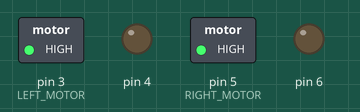
The sketch below on a simulated Arduino Uno, built with avr-gcc and run on an emulated ATmega328P. Parts: switched loads named in the sketch (green lamp = pin HIGH), output pins drawn as LEDs (lit = HIGH).

Above: at 0.1 s.
Timing chart, 0 to 1.6 s (numbered marks = the images above):
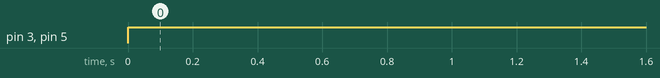

Measured:
- by itself, pin 3 (LEFT_MOTOR), pin 5 (RIGHT_MOTOR): LOW → HIGH at 0.00 s

The sketch:

TIME_CONTROL_ROBOT.ino
```cpp
void setup() {
  pinMode(3, OUTPUT); // LEFT MOTOR
  pinMode(4, OUTPUT);
  pinMode(5, OUTPUT); // RIGHT MOTOR
  pinMode(6, OUTPUT);

}

void loop() {
  // forward for 2 secs
  digitalWrite(3, HIGH);
  digitalWrite(4, LOW);
  digitalWrite(5, HIGH);
  digitalWrite(6, LOW);
  // delay(2000);
  // // backward for 2 secs
  // digitalWrite(3, LOW);
  // digitalWrite(4, HIGH);
  // digitalWrite(5, LOW);
  // digitalWrite(6, HIGH);
  // delay(2000);

  // axial left turn for 1 sec
  // digitalWrite(3, LOW);
  // digitalWrite(4, HIGH); // left motor backward
  // digitalWrite(5, HIGH);
  // digitalWrite(6, LOW); // right motor forward
  // delay(1000);
  // axial right turn for 1 sec
  // digitalWrite(3, HIGH);
  // digitalWrite(4, LOW); // left motor forward
  // digitalWrite(5, LOW);
  // digitalWrite(6, HIGH); // right motor backward
  // delay(1000);

  // radial left turn for 1 sec
  // digitalWrite(3, LOW);
  // digitalWrite(4, LOW); // left motor stop
  // digitalWrite(5, HIGH);
  // digitalWrite(6, LOW); // right motor forward
  // delay(1000);
  // // radial right turn for 1 sec
  // digitalWrite(3, HIGH);
  // digitalWrite(4, LOW); // left motor forward
  // digitalWrite(5, LOW);
  // digitalWrite(6, LOW); // right motor stop
  // delay(1000);

}
```
